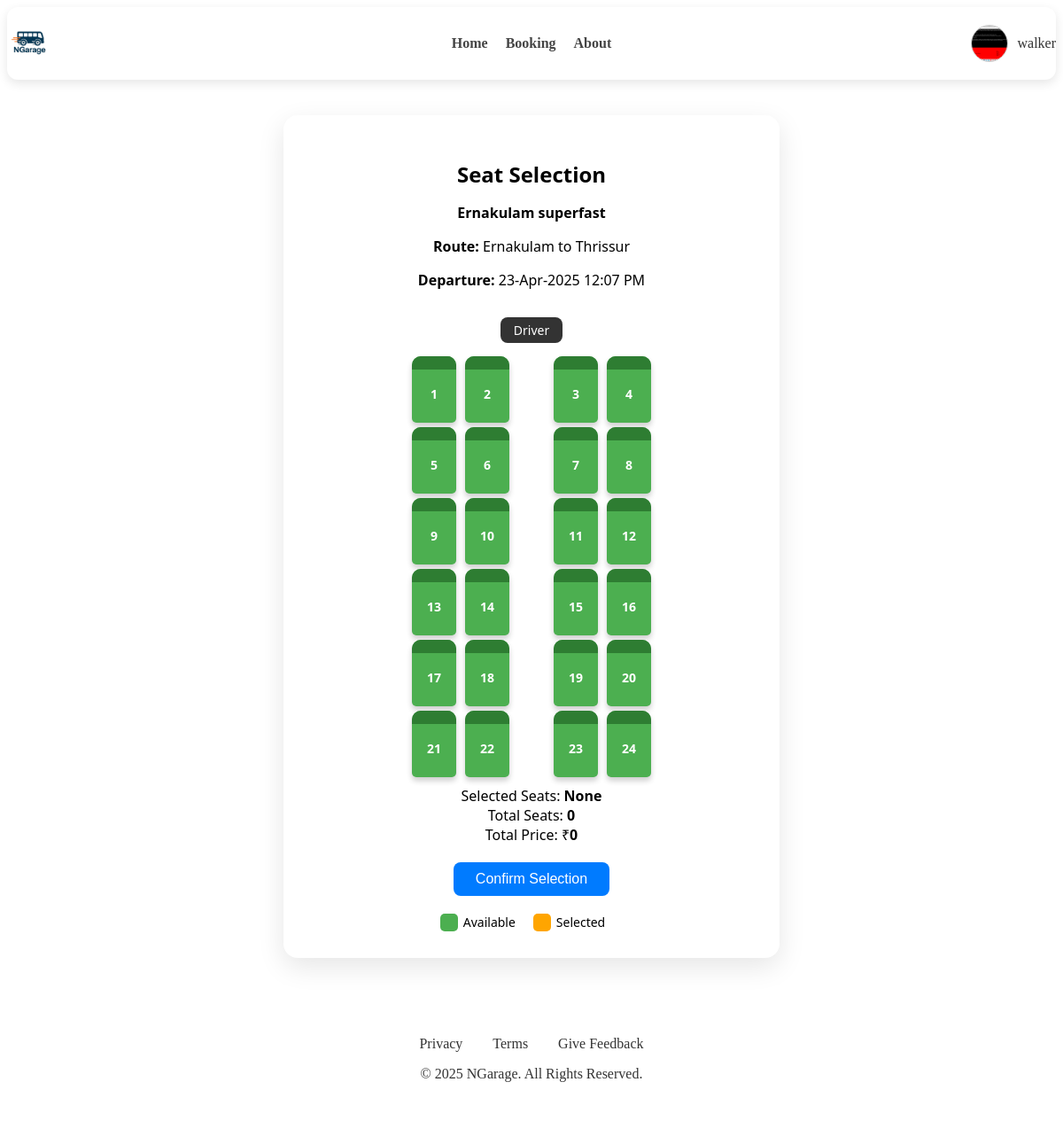
/seat-selection/14/ (signed in), run on the app's committed database.
### users/models.py (models this page shows, shortened)
class Profile(models.Model):
    user = models.OneToOneField(settings.AUTH_USER_MODEL, on_delete=models.CASCADE)
    image = models.ImageField(upload_to=user_profile_upload_path, default='profile_pics/default.png')
    phone = models.CharField(max_length=15, blank=True)
    first_name = models.CharField(max_length=50, blank=True)
    last_name = models.CharField(max_length=50, blank=True)

class CustomUser(AbstractUser):
    email = models.EmailField(unique=True)  # Ensure unique email
    reset_token = models.CharField(max_length=64, blank=True, null=True)
    USERNAME_FIELD = 'email'  # Now use email instead of username
    REQUIRED_FIELDS = ['username']  # Username is still required, but not for login
    is_verified = models.BooleanField(default=False)
    verification_token = models.CharField(max_length=64, blank=True, null=True)
    verification_token_created_at = models.DateTimeField(null=True, blank=True)

### booking/models.py (models this page shows, shortened)
class BusSchedule(models.Model):
    bus = models.ForeignKey(Bus, on_delete=models.CASCADE)
    route = models.ForeignKey(Route, on_delete=models.CASCADE, null=True, blank=True)  # Added route
    date = models.DateField()  # Stores the date of travel
    departure_time = models.DateTimeField()  # Stores the time separately
    class Meta:
        unique_together = ('bus', 'date')  # Ensures a bus can have only one schedule per date

class Bus(models.Model):
    name = models.CharField(max_length=100)
    number = models.CharField(max_length=20, unique=True)
    total_seats = models.IntegerField()
    is_ac = models.BooleanField(default=False)
    route = models.ForeignKey('Route', on_delete=models.CASCADE)
    BUS_TYPE_CHOICES = [('AC', 'AC'), ('Non-AC', 'Non-AC')]
    type = models.CharField(max_length=10, choices=BUS_TYPE_CHOICES)
    price = models.DecimalField(max_digits=6, decimal_places=2)
    intermediate_stops = models.JSONField(default=list)
    timing = models.TimeField(default="12:00:00")
    seat_layout = models.TextField(default=json.dumps([
        ['1', '2', 'aisle', '3', '4'],
        ['5', '6', 'aisle', '7', '8'],
        ['9', '10', 'aisle', '11', '12'],
        ['13', '14', 'aisle', '15', '16'],
        ['17', '18', 'aisle', '19', '20'],
        ['21', '22', 'aisle', '23', '24'],
    ]))
    def get_seat_layout(self):
        try:
            return json.loads(self.seat_layout)
        except json.JSONDecodeError:
            return []

class Route(models.Model):
    source = models.CharField(max_length=100)
    destination = models.CharField(max_length=100)
    distance = models.FloatField()
    def __str__(self):
        return f"{self.source} to {self.destination}"

### booking/views.py (the view, shortened to what this page needs)
# urls.py: path("seat-selection/<int:schedule_id>/", views.seat_selection, name="seat_selection"),
def seat_selection(request, schedule_id):
    travel_date = None
    if travel_date:
        schedule = get_object_or_404(
            BusSchedule.objects.select_related('bus__route'),
            id=schedule_id,
            date=travel_date
        )
    else:
        schedule = get_object_or_404(
            BusSchedule.objects.select_related('bus__route'),
            id=schedule_id
        )
    bus = schedule.bus
    seat_layout = bus.get_seat_layout()
    seat_layout = [
        [seat.strip().upper() if seat != 'aisle' else 'aisle' for seat in row]
        for row in seat_layout
    ]
    Seat.objects.filter(
        bus=bus,
        is_locked=True,
        locked_at__lt=now() - timedelta(minutes=1)
    ).update(is_locked=False, locked_at=None)
    booked_seats = list(
        Seat.objects.filter(
            booking_seats__schedule=schedule,
            booking_seats__is_confirmed=True
        ).values_list("seat_number", flat=True)
    )
    locked_seats = list(
        Seat.objects.filter(
            bus=bus,
            is_locked=True
        ).values_list("seat_number", flat=True)
    )
    unavailable_seats = booked_seats + locked_seats
    route_price = get_object_or_404(RoutePrice, route=bus.route)
    seat_price = Decimal(route_price.get_price(bus.is_ac))
    context = {
        "bus": bus,
        "schedule": schedule,
        "seat_layout": seat_layout,
        "booked_seats": booked_seats,
        "seat_price": seat_price,
    }
    return render(request, "booking/seat_selection.html", context)

### booking/models.py (called while the page is built)
    def get_price(self, is_ac):
        if is_ac:
            return self.base_price + (self.base_price * self.ac_increment_percentage / 100)
        return self.base_price

### users/context_processors.py (called while the page is built)
def user_profile_context(request):
    if request.user.is_authenticated:
        try:
            return {'user_profile': request.user.profile}
        except Profile.DoesNotExist:
            return {'user_profile': None}
    return {'user_profile': None}

### booking/templates/booking/seat_selection.html (shortened to what this page needs)
{% load static %}
{% load crispy_forms_tags %}
<link href="https://cdnjs.cloudflare.com/ajax/libs/font-awesome/6.0.0-beta3/css/all.min.css" rel="stylesheet">
<nav>
  <div>
    <a href="{% url 'home' %}">
      <img src="{% static 'img/ngarage_logo.png' %}" alt="NGarage Logo" style="height: 50px; width: auto;">
    </a>
  </div>
  <div class="nav-center">
    <ul class="nav-links">
      <li><a href="{% url 'home' %}">Home</a></li>
      <a href="{% url 'search_buses' %}">Booking</a>
      <a href="{% url 'about' %}">About</a>
    </ul>
  </div>
  <div class="profile-dropdown">
    <div class="profile-info" onclick="toggleDropdown()">
      {% if user_profile and user_profile.image %}
      <img src="{{ user_profile.image.url }}" alt="Profile" class="rounded-full w-10 h-10">
    {% else %}
      <img src="{% static 'images/default_profile.png' %}" alt="Default Profile" class="rounded-full w-10 h-10">
    {% endif %}
      <span>{{ request.user.first_name|default:request.user.username }}</span>
    </div>
  </div>
</nav>
<div class="seat-selection-container">
  <h2>Seat Selection</h2>
  <p><strong>{{ schedule.bus.name }}</strong></p>
  <p><strong>Route:</strong> {{ bus.route }}</p>
  <p>
    <strong>Departure:</strong> {{ schedule.departure_time|date:"d-M-Y" }} {{ schedule.departure_time|time:"h:i A" }}
  </p>
  <div class="driver-label">Driver</div>
  <form method="post">
    {% for row in seat_layout %}
    <div class="seat-row">
      <div class="seat-group">
        {% for seat in row %}
        {% if seat == "aisle" %}
        <div class="aisle"></div>
        {% else %}
        <label class="seat-wrapper {% if seat in booked_seats %}booked{% endif %}" data-seat="{{ seat }}">
          <div class="seat-inner">
            <div class="seat-head"></div>
            <div class="seat-body">
              <span class="seat-label">{{ seat }}</span>
            </div>
          </div>
        </label>
        {% endif %}
        {% endfor %}
      </div>
    </div>
    {% endfor %}
    <div class="selection-summary">
      Selected Seats: <strong id="selected-seats-display">None</strong><br>
      Total Seats: <strong id="total-seats-display">0</strong><br>
      Total Price: ₹<strong id="total-price-display">0</strong>
    </div>
    <button type="submit" class="confirm-btn">Confirm Selection</button>
  </form>
  <div class="legend">
    <div>
      <div class="legend-box available"></div> Available
    </div>
    <div>
      <div class="legend-box selected"></div> Selected
    </div>
  </div>
</div>
<footer class="footer">
  <br>
  <div class="footer-links">
      <a href="{% url 'terms_and_conditions' %}">Privacy</a>
      <a href="{% url 'terms_and_conditions' %}">Terms</a>
      <a href="{% url 'feedback' %}" >Give Feedback</a>
  </div>
  <p>© 2025 NGarage. All Rights Reserved.</p>
</footer>

### booking/templates/booking/seat_selection.html (style rules this page uses)
.seat-selection-container { max-width: 500px; margin: 40px auto; padding: 30px; background: white; border-radius: 16px; box-shadow: 0 10px 30px rgba(0, 0, 0, 0.1); text-align: center; font-family: 'Segoe UI', sans-serif; }
.seat-selection-container h2 { font-size: 24px; margin-bottom: 10px; }
.driver-label { display: inline-block; background-color: #333; color: white; padding: 5px 15px; border-radius: 8px; margin: 15px 0; font-size: 14px; }
.seat-wrapper { position: relative; width: 50px; height: 70px; cursor: pointer; display: inline-block; transition: transform 0.2s ease; }
.seat-inner { width: 100%; height: 100%; background-color: #4CAF50; border-radius: 10px 10px 5px 5px; box-shadow: 0 4px 6px rgba(0, 0, 0, 0.2); display: flex; flex-direction: column; align-items: center; justify-content: flex-end; padding-bottom: 5px; }
.seat-head { height: 15px; width: 100%; background-color: #2e7d32; border-top-left-radius: 10px; border-top-right-radius: 10px; }
.seat-body { flex-grow: 1; display: flex; align-items: center; justify-content: center; }
.seat-label { color: white; font-weight: bold; font-size: 14px; }
.aisle { width: 30px; height: 70px; }
.seat-row { display: flex; justify-content: center; gap: 15px; margin-bottom: 10px; }
.seat-group { display: flex; gap: 10px; }
.confirm-btn { background-color: #007bff; color: white; padding: 10px 25px; border: none; border-radius: 8px; font-size: 16px; margin-top: 20px; cursor: pointer; transition: 0.3s ease; }
.selection-summary { margin-top: 15px; font-size: 16px; }
.legend { display: flex; justify-content: center; gap: 20px; margin-top: 20px; font-size: 14px; }
.legend div { display: flex; align-items: center; gap: 6px; }
.legend-box { width: 20px; height: 20px; border-radius: 5px; }
.available { background-color: #4CAF50; }
.selected { background-color: #FFA500; }
nav { background: white; box-shadow: 0 4px 12px rgba(0, 0, 0, 0.1); padding: 16px 0px; display: flex; justify-content: space-between; align-items: center; border-radius: 12px; width: 100%; position: relative; }
.nav-center { position: absolute; left: 50%; transform: translateX(-50%); }
.nav-links { list-style: none; display: flex; gap: 20px; margin: 0; padding: 0; flex-wrap: wrap; }
.nav-links a { text-decoration: none; color: #444; font-weight: 600; transition: color 0.3s ease; }
.profile-dropdown { position: relative; }
.profile-info { display: flex; align-items: center; gap: 10px; cursor: pointer; }
.profile-info img { width: 40px; height: 40px; border-radius: 50%; object-fit: cover; border: 1px solid #ccc; }
.profile-info span { font-weight: 500; color: #333; }
.footer { background: white; color: #333; text-align: center; padding: 20px; position: relative; font-size: 16px; }
.footer-links a { color: #333; margin: 0 15px; text-decoration: none; font-size: 16px; transition: 0.3s; }

### data on the page
Profile: image (picture)
CustomUser: user.first_name "walker"
BusSchedule: bus.name "Ernakulam superfast", departure_time "23-Apr-2025", departure_time "12:07 PM"
Bus: route "Ernakulam to Thrissur"

### other printed values
{{ seat }} "1" "2" "3" "4" "5" "6" "7" "8" "9" "10" "11" "12" "13" "14" "15" "16" "17" "18" "19" "20" "21" "22" "23" "24"
